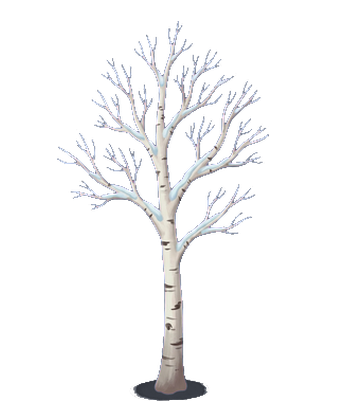
#> input picture assets/birch_1.png, 340 x 420 px
$ python prep_art.py ../assets/barrel.png ../assets/birch_1.png out.png
#> lines starting #> are read from the running program, lines starting #| are printed output that depends on the picture; after the words box and inside, x2 and y2 are one past the last pixel; in counts of white or black regions, pixels touching at a corner belong together
#!/usr/bin/env python3
"""Clean up AI-generated sprites before they go into assets/.

  python3 tools/prep_art.py <kind> <in.png> [<out.png>]

kind = a key from src/content/00_art.js (pines, cabins, owl, stone, ...).

What it does:
  1. Removes the magenta/pink fringe left by background removal
     (neutralizes the color cast; drops faint fringe pixels).
  2. Re-anchors the art so its base sits exactly on the anchor point,
     centered, and (for trees) scales undersized art up to a standard height.
  3. For cabins, finds the lit windows and chimney and prints an `info`
     block for 00_art.js so window glow and chimney smoke line up.
Requires Pillow and NumPy.
"""
import sys, json
import numpy as np
from PIL import Image

SPEC = {  # PNG size (2x) and anchor, mirrors src/content/00_art.js
  'pines':(240,380,120,356),'pinesV':(240,380,120,356),'pinesB':(240,380,120,356),
  'birch':(340,420,170,400),'rocks':(128,104,64,80),'bush':(140,100,70,80),'flowers':(80,60,40,44),
  'crystals':(220,240,110,208),'cabins':(492,436,246,396),'lamp':(72,208,36,192),'crate':(88,96,44,80),
  'barrel':(80,100,40,84),'snowman':(120,168,60,152),'sign':(120,140,60,124),'firepit':(220,160,110,100),
  'gate':(380,340,190,300),'stone':(140,220,70,196),'owl':(120,200,60,184),'lectern':(112,144,56,128),
  'ice':(168,240,84,208),'cache':(112,104,56,84),'cacheOpen':(112,104,56,84),'fgPine':(640,1040,320,1030),
}
TREE_H = {'pines':343,'pinesV':343,'pinesB':343}  # standard content height for trees
# target content size for art that tends to come out too small/large: ('w'|'h', pixels)
FIT = {'firepit':('w',180),'gate':('w',340),'lamp':('h',186),'ice':('h',206),'birch':('h',380),
       'lectern':('h',124),'sign':('h',118),'snowman':('h',146),'barrel':('h',80),'cache':('w',84),'cacheOpen':('w',84),'crate':('h',76)}

def defringe(a):
    a = a.astype(np.float32)
    r, g, b, al = a[...,0], a[...,1], a[...,2], a[...,3]
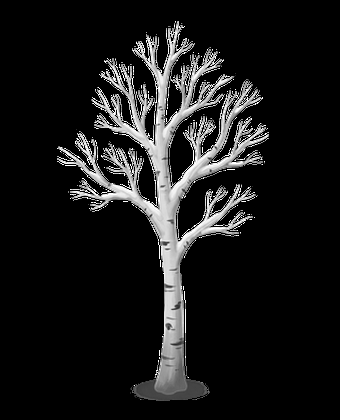
#> b: shape (420, 340) float32; min 0, max 255, mean 25.6
    mag = np.minimum(r, b) - g                      # how magenta a pixel is
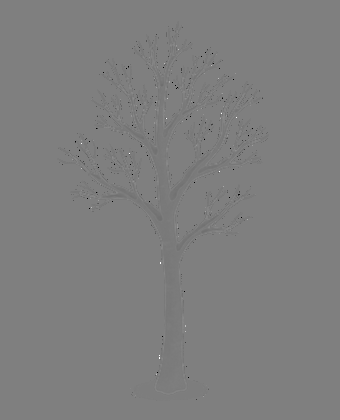
#> mag: shape (420, 340) float32; min -255, max 255, mean -1.3; drawn with min black and max white
    # only touch the rim: semi-transparent pixels or pixels within 2px of transparency,
    # so genuinely purple art (violet pines, crystals) keeps its color inside
    clear = al < 40
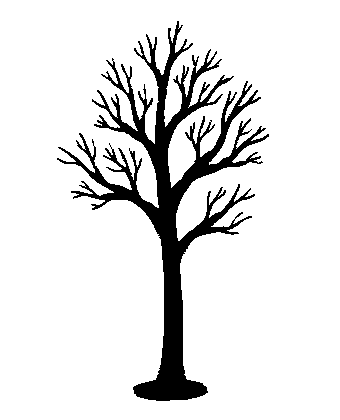
#> clear: shape (420, 340) bool; 89.2% white; 1 black region, box (x1, y1, x2, y2) and area: (57, 21, 269, 401) 15431
    near = clear.copy()
    for dy in (-2,-1,0,1,2):
        for dx in (-2,-1,0,1,2):
            near |= np.roll(np.roll(clear, dy, 0), dx, 1)
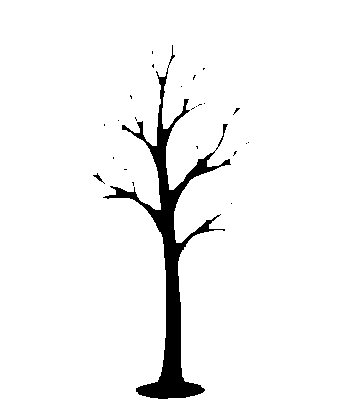
#> near: shape (420, 340) bool; 95.4% white; 24 black regions (22 under 20 px), largest, box (x1, y1, x2, y2) and area: (103, 45, 231, 399) 6402, (93, 173, 105, 184) 33
    rim = near | (al < 250)
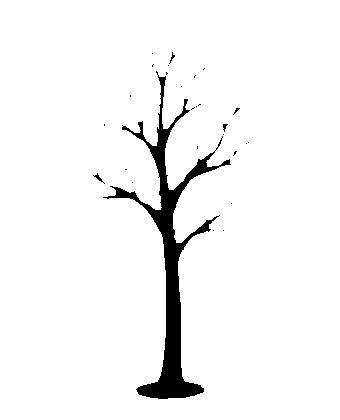
#> rim: shape (420, 340) bool; 95.6% white; 27 black regions (23 under 20 px), largest, box (x1, y1, x2, y2) and area: (103, 71, 231, 399) 6087, (93, 173, 105, 184) 31, (223, 124, 228, 132) 21, (169, 52, 175, 64) 20
    ys = np.where(al.max(axis=1) > 40)[0]          # plus the ground-shadow band at the very bottom
#> ys = 380 values from 21 to 400
    if len(ys): rim[max(0, ys.max()-int((ys.max()-ys.min())*.06)):] = True
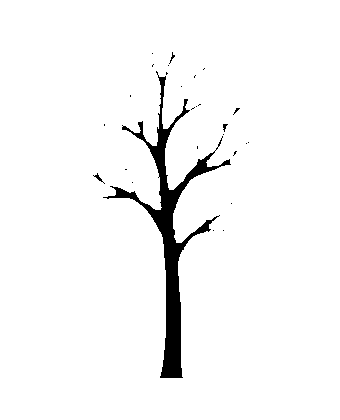
#> rim: shape (420, 340) bool; 96.4% white; 27 black regions (23 under 20 px), largest, box (x1, y1, x2, y2) and area: (103, 71, 231, 378) 5077, (93, 173, 105, 184) 31, (223, 124, 228, 132) 21, (169, 52, 175, 64) 20
    cast = (mag > 12) & (al > 0) & rim
#> cast: shape (420, 340) bool; 0.27% white in thin lines or dots, all inside (x1, y1, x2, y2) = (72, 44, 257, 397)
    faint = cast & (al < 140)
#> faint: shape (420, 340) bool; 0.12% white in thin lines or dots, all inside (x1, y1, x2, y2) = (72, 45, 256, 397)
    a[faint, 3] = 0                                 # drop faint pink halo pixels
    keep = cast & ~faint
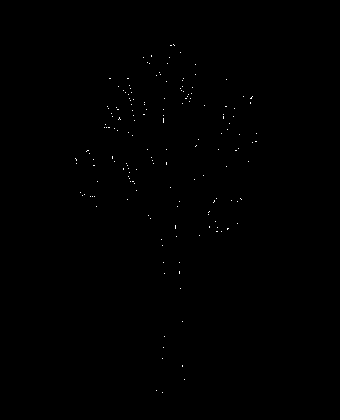
#> keep: shape (420, 340) bool; 0.15% white in thin lines or dots, all inside (x1, y1, x2, y2) = (75, 44, 257, 393)
    k = np.clip((mag[keep] - 8) / 20, 0, 1)         # neutralize the cast toward cool grey
#> k = 217 values, max 1 at index 110, min 0.25 at index 4, mean 0.374
    lum = 0.3*r[keep] + 0.59*g[keep] + 0.11*b[keep]
#> lum = 217 values, max 247.3 at index 109, min 88.44 at index 76, mean 190.4
    a[keep,0] = r[keep]*(1-k) + (lum*.86)*k
#> a: shape (420, 340, 4) float32; mean R, G, B, A 23.7, 24.1, 25.6, 24.3
    a[keep,1] = g[keep]*(1-k) + (lum*.92)*k
#> a: shape (420, 340, 4) float32; mean R, G, B, A 23.7, 24.1, 25.6, 24.3
    a[keep,2] = b[keep]*(1-k) + (lum*1.05)*k
#> a: shape (420, 340, 4) float32; mean R, G, B, A 23.7, 24.1, 25.6, 24.3
    return np.clip(a, 0, 255).astype(np.uint8)

def reanchor(img, kind):
#> (the run stopped early here; a loop or call above may not have finished)
